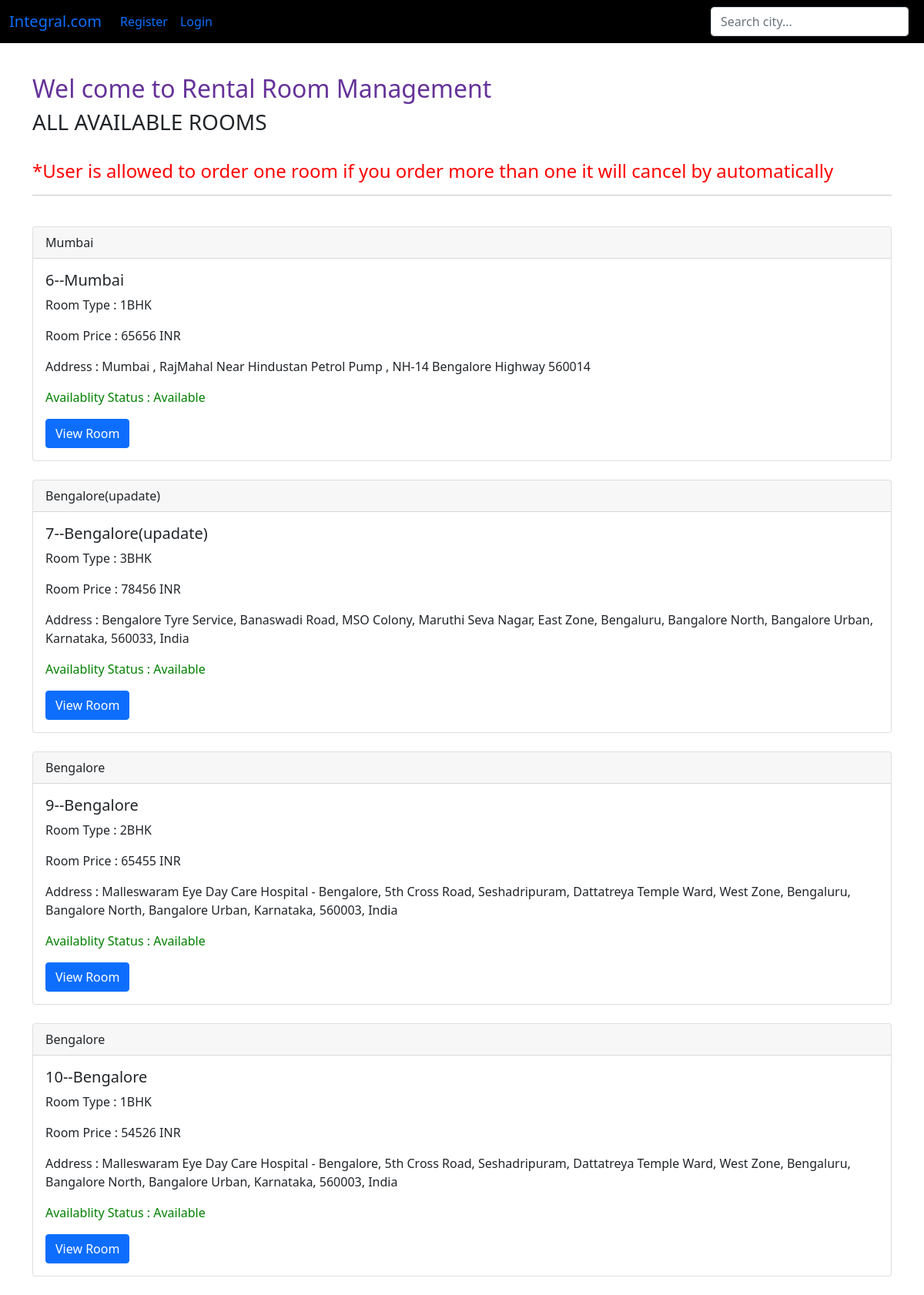
The page / on the database its author committed.
### room/models.py (models this page shows)
class Room(models.Model):
    id = models.AutoField(primary_key=True)
    price = models.IntegerField()
    city = models.CharField(max_length=64)
    address = models.CharField(max_length=264)
    owner = models.ForeignKey(User,on_delete=models.CASCADE)
    contact_details = models.IntegerField()
    room_type = models.CharField(max_length=6,choices=ROOM_TYPE,default='1BHK',null=True)
    images = models.URLField(max_length=264, null=True, blank=True)
    def __str__(self):
        return str(self.id) + "--" + self.city

### room/views.py (the view)
# urls.py: 2. Add a URL to urlpatterns:  path('', views.home, name='home')
def home(request):
    q = request.GET.get('q') if request.GET.get('q') != None else ''
    room_list = Room.objects.filter(city__icontains=q).exclude(Q(id__in=RentedRooms.objects.values('room_id')))
    order = RentedRooms.objects.all()
    return render(request, 'room/home.htm',{
        'room_list':room_list,
        'order': order
        })

### room/templates/room/home.htm (shortened to what this page needs)
{% extends 'room/main.htm'%}
{% block content %}
<br>
<marquee behavior="scoroll" direction="left" style="color: rebeccapurple;" ><h2>Wel come to Rental Room Management</h2></marquee>
    <h3>ALL AVAILABLE ROOMS</h3> <br><h4 style="color:red">*User is allowed to order one room if you order more than one it will cancel by automatically</h4>
    <hr>
    <br>
        {% for room in room_list%}
          <div class="card">
            <div class="card-header">
                {{room.city}}
            </div>
            <div class="card-body">
              <h5 class="card-title">{{room}}</h5>
              <p class="card-text">Room Type : {{room.room_type}}</p>
              <p class="card-text">Room Price : {{room.price}} INR</p>
              <p class="card-text">Address : {{room.address}}</p>
              <p class="card-text" id="availabel" > Availablity Status : Available</p>
               {% if request.user != room.owner%}
              <a href="{% url 'room' room.id %}" class="btn btn-primary">View Room</a> &nbsp;&nbsp;&nbsp;
              {% endif %}
            </div>
          </div>
          <br>
        {% endfor %}
{% endblock %}

### room/templates/room/home.htm (style rules this page uses)
#availabel { color: green; }

### rows shown on the page
Room: city "Mumbai", id+city "6--Mumbai", room_type "1BHK", price "65656", address "Mumbai , RajMahal Near Hindustan Petrol Pump , NH-14 Bengalore Highway 560014", shows "View Room"
Room: city "Bengalore(upadate)", id+city "7--Bengalore(upadate)", room_type "3BHK", price "78456", address "Bengalore Tyre Service, Banaswadi Road, MSO Colony, Maruthi Seva Nagar, East Zone, Bengaluru, Bangalore North, Bangalore Urban, Karnataka, 560033, India", shows "View Room"
Room: city "Bengalore", id+city "9--Bengalore", room_type "2BHK", price "65455", address "Malleswaram Eye Day Care Hospital - Bengalore, 5th Cross Road, Seshadripuram, Dattatreya Temple Ward, West Zone, Bengaluru, Bangalore North, Bangalore Urban, Karnataka, 560003, India", shows "View Room"
Room: city "Bengalore", id+city "10--Bengalore", room_type "1BHK", price "54526", address "Malleswaram Eye Day Care Hospital - Bengalore, 5th Cross Road, Seshadripuram, Dattatreya Temple Ward, West Zone, Bengaluru, Bangalore North, Bangalore Urban, Karnataka, 560003, India", shows "View Room"
